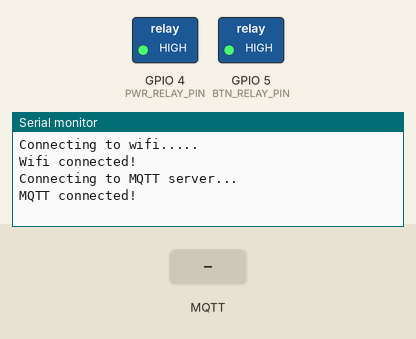
Bench run of a sketch on a simulated ESP32. Parts: switched loads named in the sketch (green lamp = pin HIGH), the last lines printed to the serial monitor. Inputs (shaded band) come from the test bench. WiFi joins after 1.5 s; servers stay silent unless stated; no MQTT or app messages arrive unless stated.

Above: at 5.2 s.
5.3 s: MQTT message "server" arrives on the first subscribed topic
At 6.2 s:
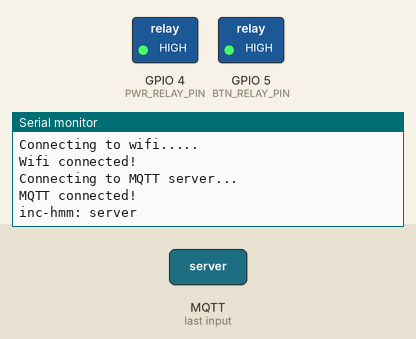
6.8 s: MQTT message "scent_power" arrives on the first subscribed topic
At 7.4 s:
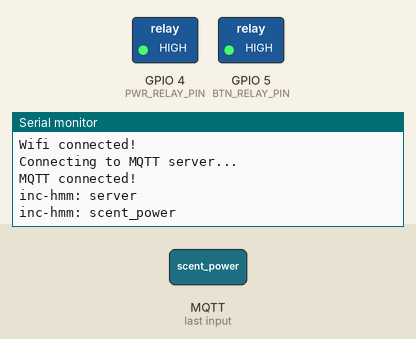
8.3 s: MQTT message "on" arrives on the first subscribed topic
At 9.7 s:
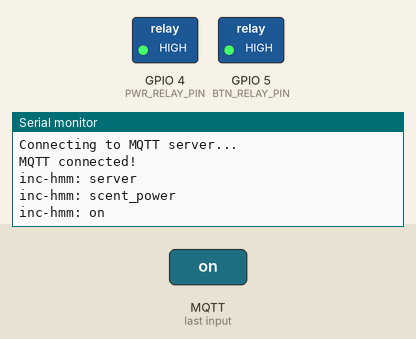

Measured:
- after the input at 5.3 s, the serial monitor: prints a new line at once (image 1)
- after the input at 6.8 s, the serial monitor: prints a new line at once (image 2)
- after the input at 8.3 s, the serial monitor: prints a new line at once (image 3)

The sketch:

MQTT_scent.ino
```cpp
#include <WiFi.h>
#include <MQTT.h>
#include <ArduinoJson.h>
// Install this library by going to menu Sketch > Include Libary > Manage Libraries...
// Search for StringSplitter and click Install.
#include "StringSplitter.h"

char ssid[] = "";  // Replace with your network SSID
char pass[] = "";       // Replace with your network password

char host[] = "test.mosquitto.org";  // don't change this.
char topic[] = "inc-hmm";            // don't change this.
String client_id = "Hmmosphere";           // but please DO change this :)

WiFiClient wifiClient;
MQTTClient client;

#define BTN_RELAY_PIN 5
#define PWR_RELAY_PIN 4

bool power_relay_state = HIGH;
bool scent_relay_state = HIGH;
unsigned long scent_relay_end_time = millis() + 200;

void setup() {
  Serial.begin(115200);            // serial communication for debugging
  pinMode(BTN_RELAY_PIN, OUTPUT);  // configure pin 26 as a output.
  pinMode(PWR_RELAY_PIN, OUTPUT);  // configure pin 27 as a output.
  digitalWrite(PWR_RELAY_PIN, HIGH);
  digitalWrite(BTN_RELAY_PIN, HIGH);

  // start wifi and mqtt
  WiFi.begin(ssid, pass);
  client.begin(host, wifiClient);
  client.onMessage(messageReceived);  // call the messageReceived function when a message is received
  // connect wifi and mqtt
  connectWifi();
  connectMqtt();
  // say hi
  sendMessage("connect");

}

/*
   The loop function continuously check for new MQTT messages
*/
void loop() {
  client.loop();
  // check if connected to the MQTT relay server
  if (!client.connected()) {
    Serial.println("lost connection");
    connectMqtt();
    delay(5000);  // prevent flooding the server
  }

  // update relay states based on current time
  unsigned long current_time = millis();
  if (scent_relay_state == LOW && current_time >= scent_relay_end_time) {
    scent_relay_state = HIGH; // turn scent relay off
  }

  // update relay outputs
  digitalWrite(PWR_RELAY_PIN, power_relay_state);
  digitalWrite(BTN_RELAY_PIN, scent_relay_state);
}

/*
   The messageReceived function is called when we receive a message over MQTT.
   Each message is formatted like this:
   `origin:command:parameter`
   `origin` is the sender, here we're looking for messages received from `server`.
   `command` is the command to be executed, in this example it's the command `relay` we're waiting for.
   `parameter` can contain extra information, here it can be `on` to turn the relay on and
   anything else in the parameter will turn the led off.
*/
void messageReceived(String &topic, String &payload) {
  Serial.println(topic + ": " + payload);

  StringSplitter *splitter = new StringSplitter(payload, ':', 3);
  int itemCount = splitter->getItemCount();

  if (itemCount == 3) {  // we have properly formatted command
    String origin = splitter->getItemAtIndex(0);
    String command = splitter->getItemAtIndex(1);
    String parameter = splitter->getItemAtIndex(2);

    Serial.println(parameter);

    if (origin == "server") {
      if (command == "scent_power") {
        if (parameter == "on" || parameter == "") {
          power_relay_state = LOW;  // turn power on
        } else if (parameter == "off") {
          power_relay_state = HIGH;
        }
      }
      if (command == "scent") {
        if (parameter == "on" || parameter == "") {
          scent_relay_state = LOW; // set scent relay to on
          scent_relay_end_time = millis() + 200; // set time to turn scent relay off
        } else if (parameter == "long") {
          scent_relay_state = LOW; // set scent relay to on
          scent_relay_end_time = millis() + 2500; // set time to turn scent relay off
        }
      }
    }
  }
}

/* ---------------------- you can ignore code below this line --------------------- */

/*
   Wait for wifi connection
*/
void connectWifi() {
  Serial.print("Connecting to wifi...");
  while (WiFi.status() != WL_CONNECTED) {
    Serial.print(".");
    delay(1000);
  }
  Serial.println("\nWifi connected!");
  delay(1000);
}

/*
   Wait for MQTT connection and subscribe to the topic
*/
void connectMqtt() {
  Serial.print("\nConnecting to MQTT server...");
  while (!client.connect(client_id.c_str())) {
    Serial.print(".");
    delay(1000);
  }
  Serial.println("\nMQTT connected!");
  delay(1000);
  client.subscribe(topic);
}

/*
   Concat the command and parameter into a colon separated string
   and publish the message
*/
void sendMessage(String message, String parameter) {
  String msg = client_id + ":" + message + ":" + parameter;
  client.publish(topic, msg);
}

/*
   Overloaded sendMessage function without the parameter
*/
void sendMessage(String message) {
  sendMessage(message, "");
}
```
